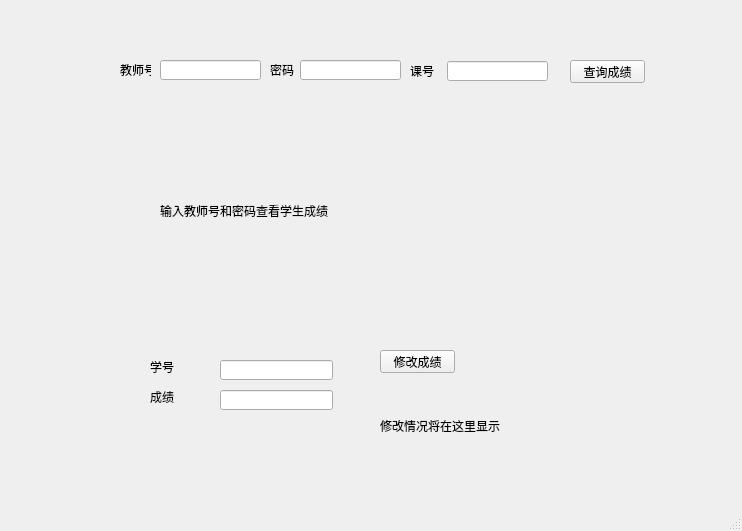
<?xml version="1.0" encoding="UTF-8"?>
<ui version="4.0">
 <class>MainWindow</class>
 <widget class="QMainWindow" name="MainWindow">
  <property name="geometry">
   <rect>
    <x>0</x>
    <y>0</y>
    <width>742</width>
    <height>531</height>
   </rect>
  </property>
  <property name="windowTitle">
   <string>MainWindow</string>
  </property>
  <widget class="QWidget" name="centralwidget">
   <widget class="QPushButton" name="chaxunchengji">
    <property name="geometry">
     <rect>
      <x>570</x>
      <y>60</y>
      <width>75</width>
      <height>23</height>
     </rect>
    </property>
    <property name="text">
     <string>查询成绩</string>
    </property>
   </widget>
   <widget class="QLabel" name="label_2">
    <property name="geometry">
     <rect>
      <x>270</x>
      <y>50</y>
      <width>31</width>
      <height>39</height>
     </rect>
    </property>
    <property name="text">
     <string>密码</string>
    </property>
   </widget>
   <widget class="QLineEdit" name="jiaoshihao">
    <property name="geometry">
     <rect>
      <x>160</x>
      <y>60</y>
      <width>101</width>
      <height>20</height>
     </rect>
    </property>
    <property name="text">
     <string/>
    </property>
   </widget>
   <widget class="QLabel" name="chengji">
    <property name="geometry">
     <rect>
      <x>160</x>
      <y>110</y>
      <width>461</width>
      <height>201</height>
     </rect>
    </property>
    <property name="text">
     <string>输入教师号和密码查看学生成绩</string>
    </property>
   </widget>
   <widget class="QLabel" name="label_4">
    <property name="geometry">
     <rect>
      <x>410</x>
      <y>64</y>
      <width>47</width>
      <height>13</height>
     </rect>
    </property>
    <property name="text">
     <string>课号</string>
    </property>
   </widget>
   <widget class="QLabel" name="label">
    <property name="geometry">
     <rect>
      <x>120</x>
      <y>50</y>
      <width>31</width>
      <height>39</height>
     </rect>
    </property>
    <property name="text">
     <string>教师号</string>
    </property>
   </widget>
   <widget class="QLineEdit" name="mima">
    <property name="geometry">
     <rect>
      <x>300</x>
      <y>60</y>
      <width>101</width>
      <height>20</height>
     </rect>
    </property>
    <property name="text">
     <string/>
    </property>
    <property name="echoMode">
     <enum>QLineEdit::Password</enum>
    </property>
   </widget>
   <widget class="QPushButton" name="xiugaichengji">
    <property name="geometry">
     <rect>
      <x>380</x>
      <y>350</y>
      <width>75</width>
      <height>23</height>
     </rect>
    </property>
    <property name="text">
     <string>修改成绩</string>
    </property>
   </widget>
   <widget class="QLineEdit" name="kehao">
    <property name="geometry">
     <rect>
      <x>447</x>
      <y>61</y>
      <width>101</width>
      <height>20</height>
     </rect>
    </property>
    <property name="text">
     <string/>
    </property>
   </widget>
   <widget class="QLabel" name="label_3">
    <property name="geometry">
     <rect>
      <x>150</x>
      <y>360</y>
      <width>47</width>
      <height>13</height>
     </rect>
    </property>
    <property name="text">
     <string>学号</string>
    </property>
   </widget>
   <widget class="QLineEdit" name="xuehao">
    <property name="geometry">
     <rect>
      <x>220</x>
      <y>360</y>
      <width>113</width>
      <height>20</height>
     </rect>
    </property>
   </widget>
   <widget class="QLabel" name="label_5">
    <property name="geometry">
     <rect>
      <x>380</x>
      <y>390</y>
      <width>191</width>
      <height>71</height>
     </rect>
    </property>
    <property name="text">
     <string>修改情况将在这里显示</string>
    </property>
   </widget>
   <widget class="QLabel" name="label_6">
    <property name="geometry">
     <rect>
      <x>150</x>
      <y>390</y>
      <width>47</width>
      <height>13</height>
     </rect>
    </property>
    <property name="text">
     <string>成绩</string>
    </property>
   </widget>
   <widget class="QLineEdit" name="chengji_2">
    <property name="geometry">
     <rect>
      <x>220</x>
      <y>390</y>
      <width>113</width>
      <height>20</height>
     </rect>
    </property>
   </widget>
  </widget>
  <widget class="QMenuBar" name="menubar">
   <property name="geometry">
    <rect>
     <x>0</x>
     <y>0</y>
     <width>742</width>
     <height>21</height>
    </rect>
   </property>
  </widget>
  <widget class="QStatusBar" name="statusbar"/>
 </widget>
 <resources/>
 <connections/>
</ui>
